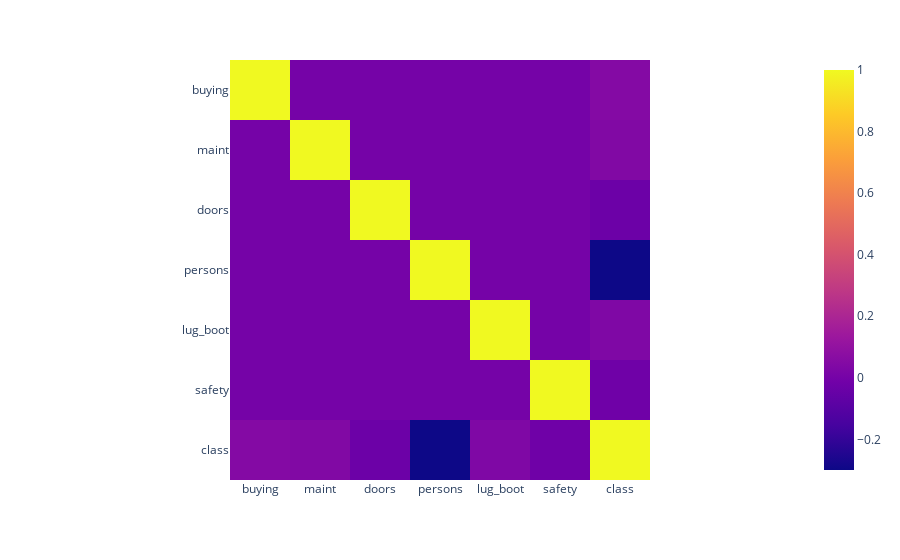

This figure's notebook cell:
### Markdown cell above
Correlations after encoding the labels:

### Code cell
px.imshow(df.corr())

### Figure 1 — Plotly figure (JSON) as saved in the notebook; plotly's stock layout.template omitted (floating-point values rounded to 4 significant figures)
{"data": [{"coloraxis": "coloraxis", "hovertemplate": "x: %{x}<br>y: %{y}<br>color: %{z}<extra></extra>", "name": "0", "type": "heatmap", "x": ["buying", "maint", "doors", "persons", "lug_boot", "safety", "class"], "xaxis": "x", "y": ["buying", "maint", "doors", "persons", "lug_boot", "safety", "class"], "yaxis": "y", "z": [[1, -3.437e-16, -2.097e-16, -4.089e-17, -1.691e-16, -2.439e-16, 0.05142], [-3.437e-16, 1, -6.466e-17, -4.272e-17, -1.549e-16, -1.405e-16, 0.04019], [-2.097e-16, -6.466e-17, 1, 1.957e-17, -1.943e-17, 1.063e-16, -0.03133], [-4.089e-17, -4.272e-17, 1.957e-17, 1, 3.855e-18, 3.392e-17, -0.2995], [-1.691e-16, -1.549e-16, -1.943e-17, 3.855e-18, 1, -1.542e-17, 0.03318], [-2.439e-16, -1.405e-16, 1.063e-16, 3.392e-17, -1.542e-17, 1, -0.02104], [0.05142, 0.04019, -0.03133, -0.2995, 0.03318, -0.02104, 1]]}], "layout": {"coloraxis": {"colorscale": [[0, "#0d0887"], [0.1111, "#46039f"], [0.2222, "#7201a8"], [0.3333, "#9c179e"], [0.4444, "#bd3786"], [0.5556, "#d8576b"], [0.6667, "#ed7953"], [0.7778, "#fb9f3a"], [0.8889, "#fdca26"], [1, "#f0f921"]]}, "margin": {"t": 60}, "xaxis": {"anchor": "y", "constrain": "domain", "domain": [0, 1], "scaleanchor": "y"}, "yaxis": {"anchor": "x", "autorange": "reversed", "constrain": "domain", "domain": [0, 1]}}}
